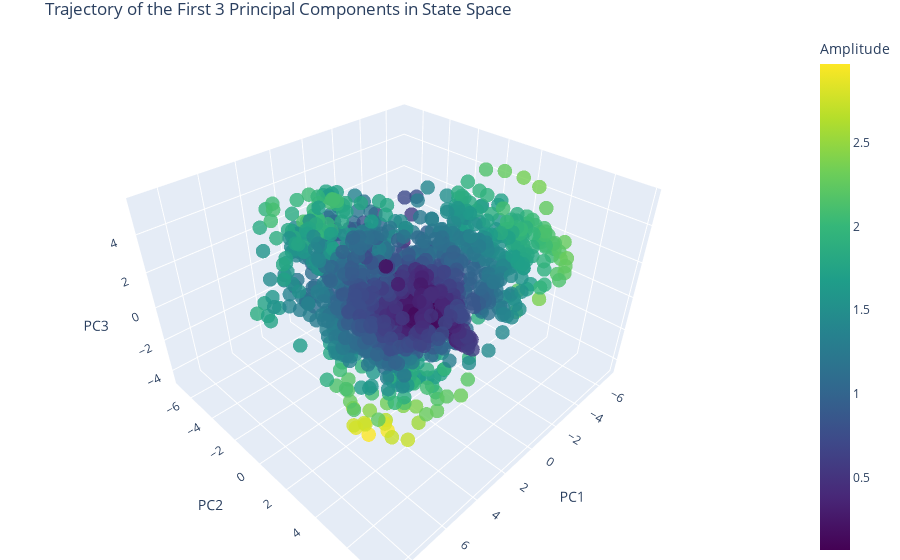

Notebook source saved alongside this figure:
### Code cell
# Extract the first three PCs
pc1 = transformed_data[:, 0]
pc2 = transformed_data[:, 1]
pc3 = transformed_data[:, 2]

# Time steps for coloring
amplitude = np.array(param_df.amplitude)

# Create the figure
fig = go.Figure(data=[go.Scatter3d(
    x=pc1,
    y=pc2,
    z=pc3,
    mode='markers',
    marker=dict(
        size=5,
        color=amplitude,  # Set color to time steps
        colorscale='Viridis',  # Choose a color scale
        colorbar=dict(title='Amplitude'),
        opacity=0.8
    )
)])

# Set the layout of the figure
fig.update_layout(
    title='Trajectory of the First 3 Principal Components in State Space',
    scene=dict(
        xaxis_title='PC1',
        yaxis_title='PC2',
        zaxis_title='PC3'
    ),
    margin=dict(l=0, r=0, b=0, t=30)
)

# Show the figure
fig.show()

### Figure 1 — Plotly figure (JSON) as saved in the notebook; plotly's stock layout.template omitted (floating-point values rounded to 4 significant figures; data arrays with more than 128 entries replaced by an {"elided": "..."} marker saying what was removed)
{"data": [{"marker": {"color": {"elided": "1747 float values"}, "colorbar": {"title": {"text": "Amplitude"}}, "colorscale": [[0, "#440154"], [0.1111, "#482878"], [0.2222, "#3e4989"], [0.3333, "#31688e"], [0.4444, "#26828e"], [0.5556, "#1f9e89"], [0.6667, "#35b779"], [0.7778, "#6ece58"], [0.8889, "#b5de2b"], [1, "#fde725"]], "opacity": 0.8, "size": 5}, "mode": "markers", "type": "scatter3d", "x": {"elided": "1747 float values"}, "y": {"elided": "1747 float values"}, "z": {"elided": "1747 float values"}}], "layout": {"margin": {"b": 0, "l": 0, "r": 0, "t": 30}, "scene": {"xaxis": {"title": {"text": "PC1"}}, "yaxis": {"title": {"text": "PC2"}}, "zaxis": {"title": {"text": "PC3"}}}, "title": {"text": "Trajectory of the First 3 Principal Components in State Space"}}}
